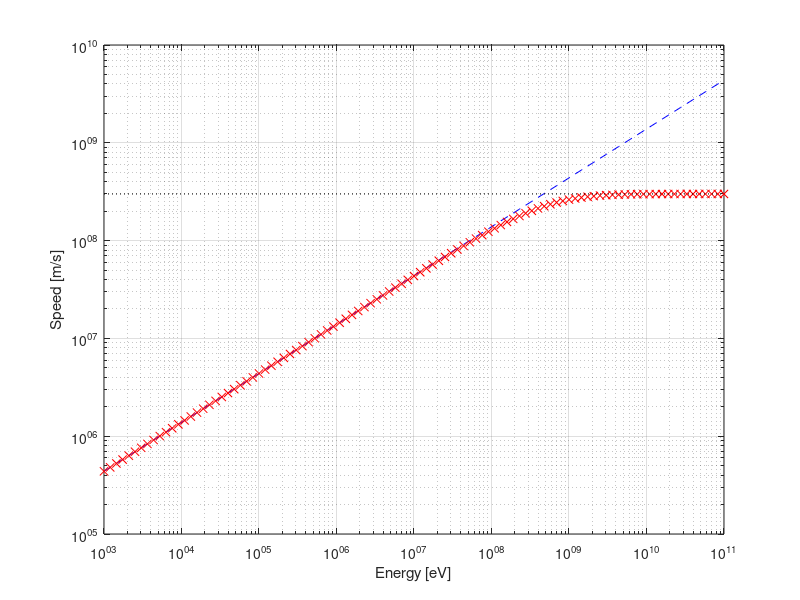
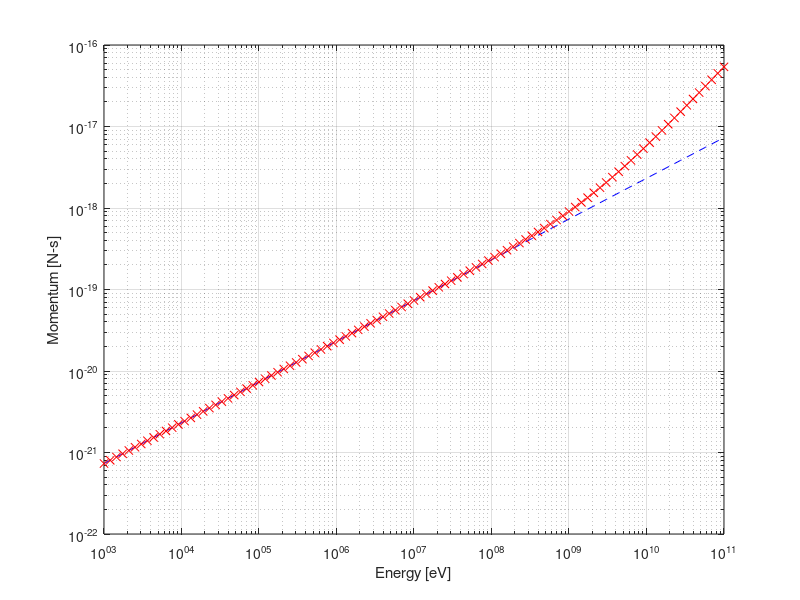

Recreate these plots in MATLAB, in order.
m = 1.67262e-27;  % mass of proton [kg]
e = 1.6022e-19;  % charge on a proton, conversion from eV to J 
c = 299792458;  % speed of light, m/s

KE_eV = (linspace(3, 11, 101));  % energy, eV
KE_eV = 10.^KE_eV; 
KE_J = KE_eV*e; 

%% non-relativistic vs relativistic velocity plots
v_nr = sqrt(2*KE_J/m); 
v_rel = c*sqrt(1-(m*c^2./(KE_J+m*c^2)).^2); 

figure; 
loglog(KE_eV, v_nr, 'b--', KE_eV, v_rel, 'rx'); hold on; 
loglog(xlim, [c c], 'k:'); 
grid on; 
xlabel('Energy [eV]'); 
ylabel('Speed [m/s]'); 

%% non-relativistic vs relativistic momentum
p_nr = m*v_nr; 
p_hat = sqrt((1+KE_J/m/c^2).^2-1);
p_rel = p_hat*m*c; 

figure; 
loglog(KE_eV, p_nr, 'b--', KE_eV, p_rel, 'rx'); 
grid on; 
xlabel('Energy [eV]'); 
ylabel('Momentum [N-s]'); 